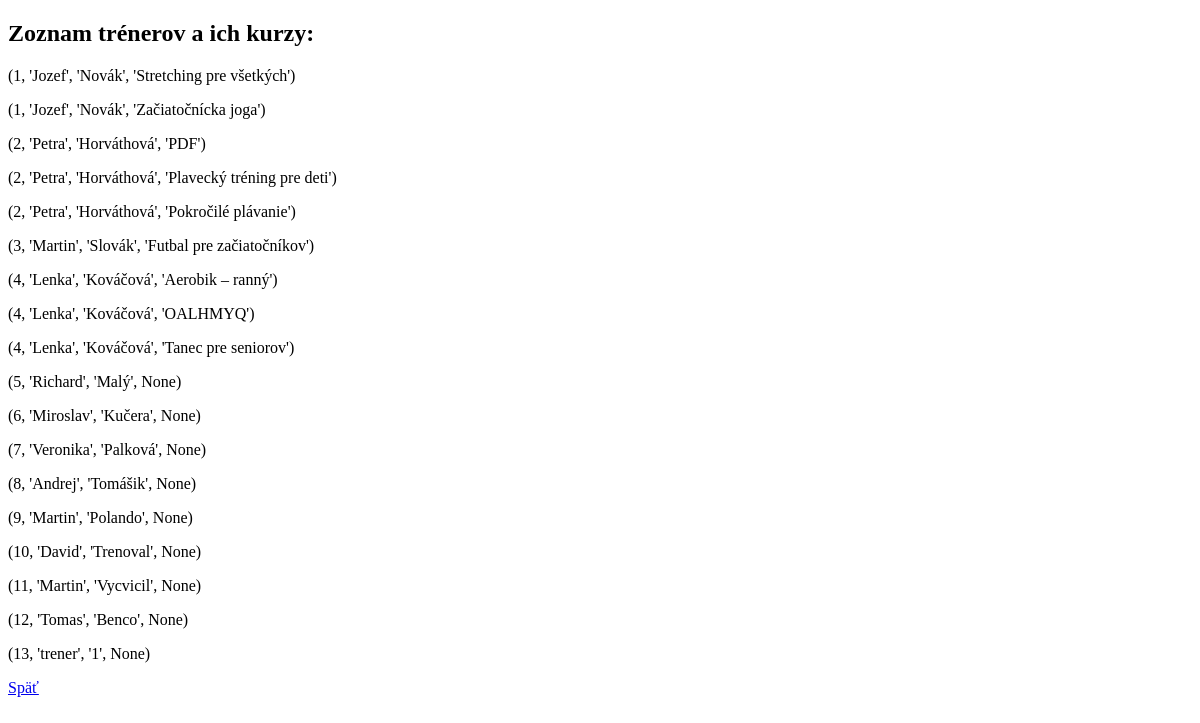
Page /treneri-kurzy on the earlier database version.
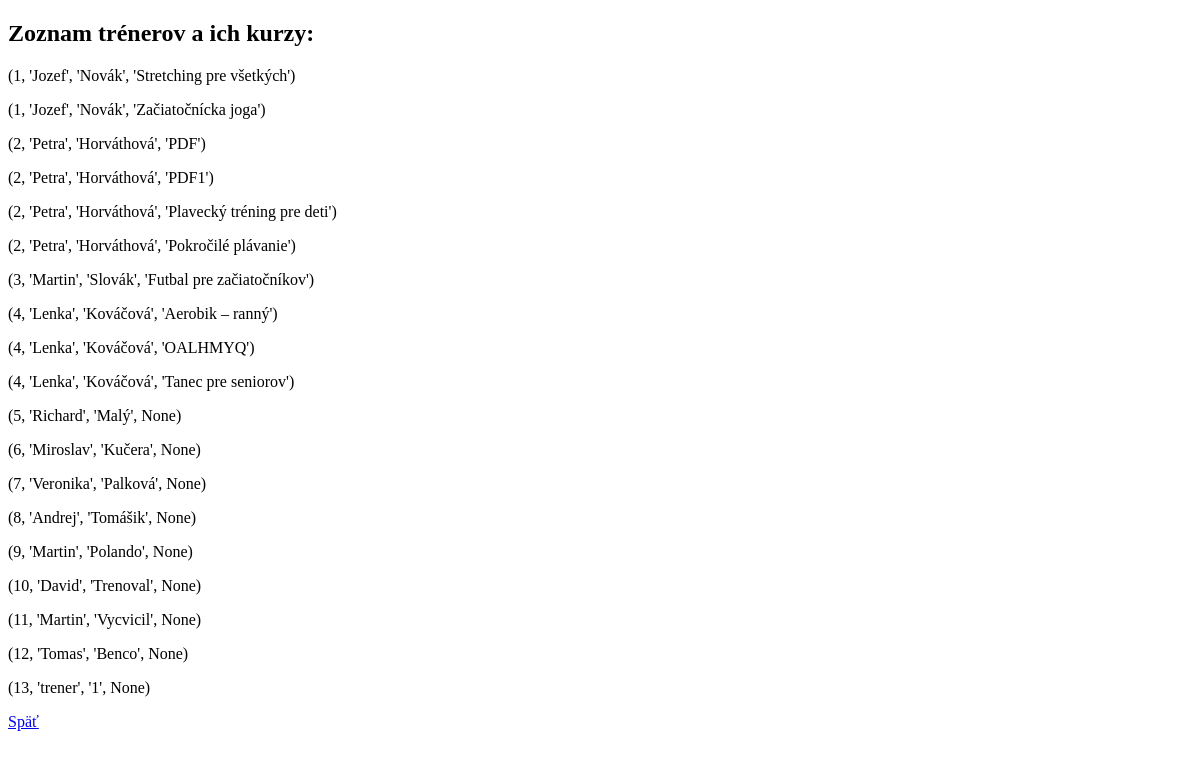
Same page on the later database version.
### tables this page shows
CREATE TABLE Kurzy (
    ID_kurzu INTEGER PRIMARY KEY,
    Nazov_kurzu TEXT NOT NULL,
    Typ_sportu TEXT,
    Max_pocet_ucastnikov INTEGER,
    ID_trenera INTEGER NOT NULL,
    FOREIGN KEY (ID_trenera) REFERENCES Treneri(ID_trenera)
);

CREATE TABLE Treneri (
    ID_trenera INTEGER PRIMARY KEY,
    Meno TEXT NOT NULL,
    Priezvisko TEXT NOT NULL,
    Specializacia TEXT,
    Telefon TEXT
, Heslo TEXT);

### app.py (the view)
@app.route('/treneri-kurzy')
def treneri_kurzy():
    conn = db()
    cursor = conn.cursor()
    cursor.execute("SELECT * FROM VSETCI_TRENERI_A_ICH_KURZY")
    kurzy1 = cursor.fetchall()
    conn.close()
    return render_template("kurzy-treneri.html", kurzy1=kurzy1)

### app.py (called while the page is built)
def db():
    conn = sqlite3.connect("treneri.db")
    return conn

### templates/kurzy-treneri.html (shortened to what this page needs)
<!DOCTYPE html>
<html>
<head>
</head>
<body>
    <h2> Zoznam trénerov a ich kurzy: </h2>
   {% for trener in kurzy1 %}
        <p>{{ trener }}</p>
    {% endfor %}
    <a href="/">Späť</a>
</body>
</html>

Differences in the rows shown:
added Kurzy: trener "(2, 'Petra', 'Horváthová', 'PDF1')"
